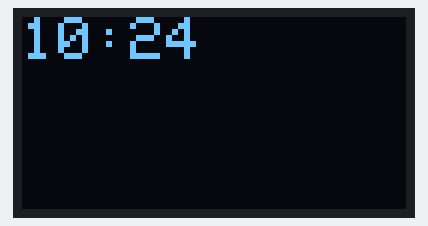
Bench run of a sketch on a simulated Arduino Uno, built with avr-gcc and run on an emulated ATmega328P. Shown: 128×64 one-colour display. The local clock reads 2024-03-15 10:24:30 at power-on unless the sketch sets it; what the sketch prints to the serial monitor is not drawn.

Above: at 0.1 s.
At 60.3 s:
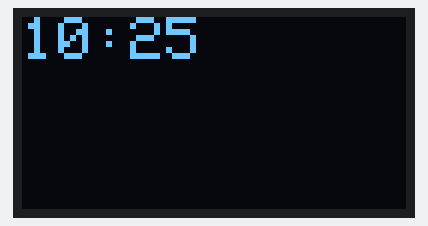
At 120.5 s:
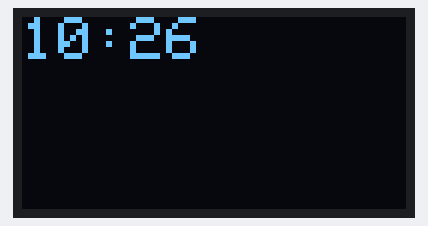

Measured:
- what the display in image 0 shows lasts 30.0 s, from 0.1 s to 30.1 s

The sketch:

RTC_OLED.ino
```cpp
#include <Adafruit_SSD1306.h>
#include <Adafruit_GFX.h>
#include <SPI.h>
#include <Wire.h>
#include "RTClib.h"

#define OLED_RESET 4
Adafruit_SSD1306 display(OLED_RESET);
RTC_DS1307 rtc;

void setup() {
  // put your setup code here, to run once:
  Serial.begin(9600);
}

void loop() {
  // put your main code here, to run repeatedly:
    Wire.beginTransmission(0x68);
  Wire.begin();
  rtc.begin();
  if (!rtc.isrunning()) {
    Serial.println("RTC is NOT running!");
    // following line sets the RTC to the date & time this sketch was compiled
    rtc.adjust(DateTime(F(__DATE__), F(__TIME__)));
    // This line sets the RTC with an explicit date & time, for example to set
    // January 21, 2014 at 3am you would call:
    // rtc.adjust(DateTime(2014, 1, 21, 3, 0, 0));
  }
   DateTime now = rtc.now();
    Serial.print(now.year(), DEC);
    Serial.print('/');
    Serial.print(now.month(), DEC);
    Serial.print('/');
    Serial.print(now.day(), DEC);
    Serial.print(' ');
    Serial.print(now.hour(), DEC);
    Serial.print(':');
    Serial.print(now.minute(), DEC);
    Serial.print(':');
    Serial.print(now.second(), DEC);
    Serial.println();
  Wire.endTransmission();

  Wire.beginTransmission(0x3C);
  display.begin(SSD1306_SWITCHCAPVCC, 0x3C);

  display.clearDisplay();
  display.display();

  String heure = String(now.hour()) + ":" + String(now.minute());
  display.setTextSize(2);
  display.setTextColor(WHITE);
  display.setCursor(0,0);
  display.print(heure);
  display.display();
  Wire.endTransmission();
  delay(30000);
}
```
